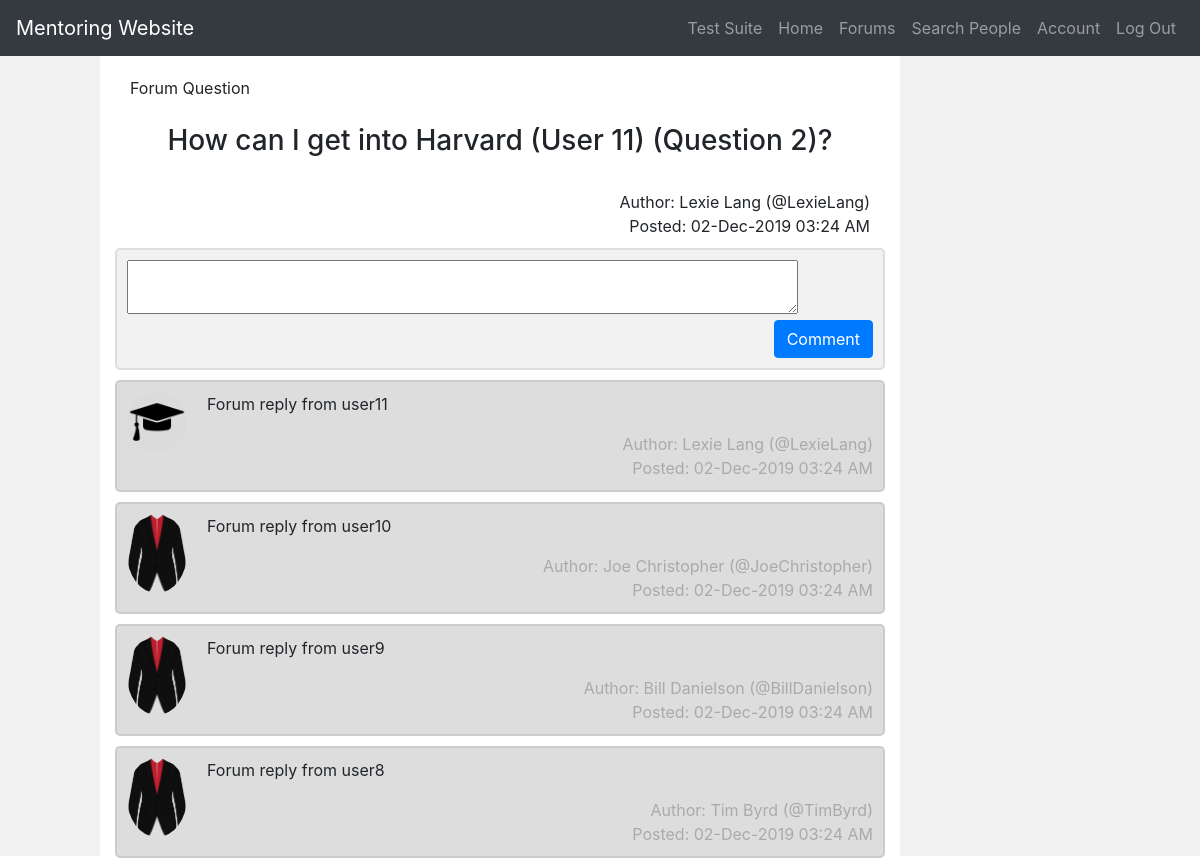
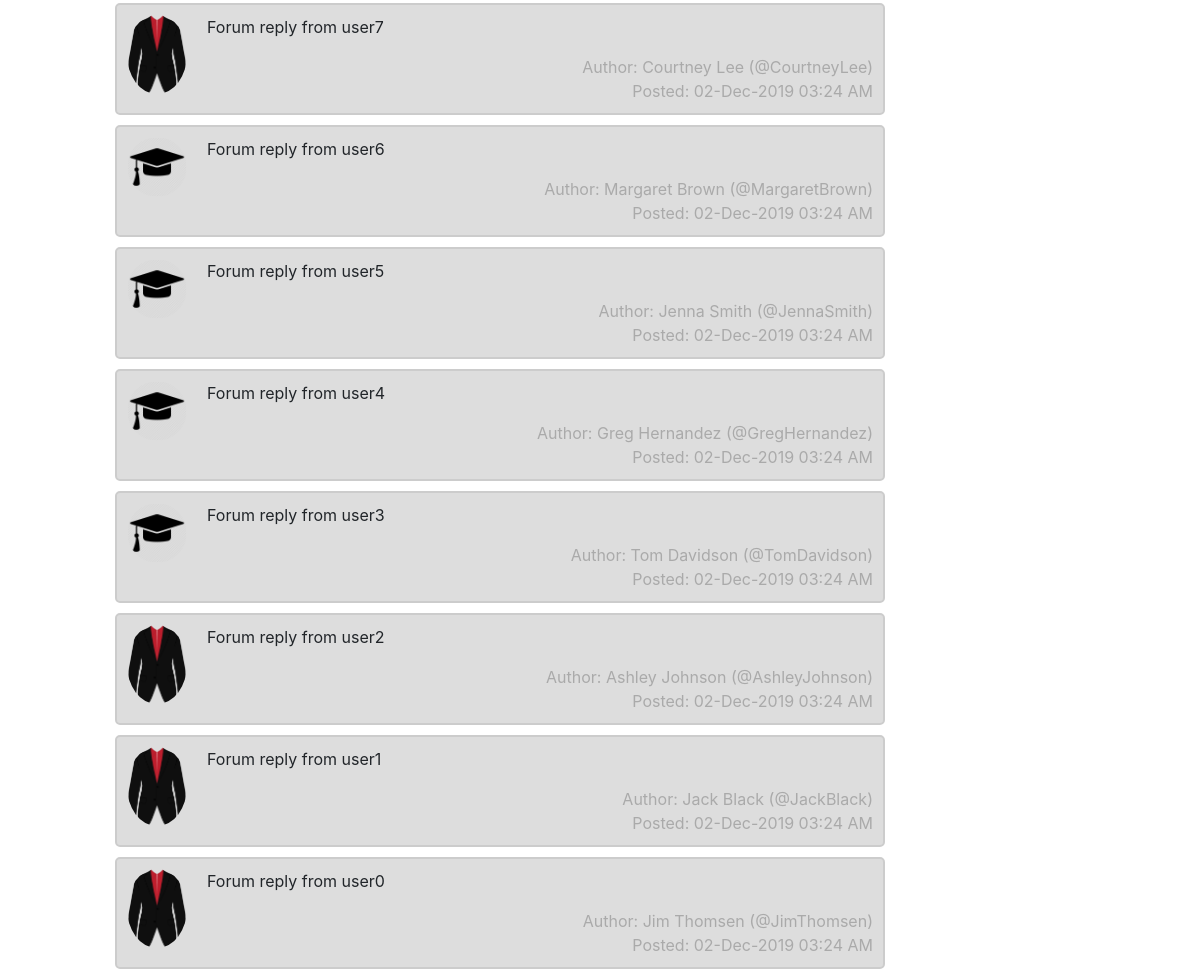
The page /thread/24 on the database its author committed (2 pictures, top to bottom).
### db_models.py (models this page shows, shortened)
class ForumQuestion(db.Model):
    __tablename__ = 'ForumQuestions'
    id = db.Column(db.Integer, primary_key=True, nullable=False)
    author_username = db.Column(db.String(64), db.ForeignKey('Users.username'), nullable=False)
    content = db.Column(db.Text(), nullable=False)
    post_time = db.Column(db.DateTime, index=True, default=datetime.utcnow, nullable=False)
    forum_posts = db.relationship("ForumPost", backref='question', lazy='dynamic')

class User(db.Model):
    __tablename__ = 'Users'
    __searchable__ = ['username', 'first_name', 'last_name', 'email', 'school', 'state']
    first_name = db.Column(db.String(64), index=True, nullable=False)
    last_name = db.Column(db.String(64), index=True, nullable=False)
    username = db.Column(db.String(64), index=True, primary_key=True, unique=True, nullable=False)
    email = db.Column(db.String(120), index=True, unique=True, nullable=False)
    password = db.Column(db.String(128), nullable=False)
    school = db.Column(db.String(128))
    grade = db.Column(db.String(64))
    state = db.Column(db.String(64))
    post_time = db.Column(db.DateTime, index=True, default=datetime.utcnow, nullable=False)
    forum_questions = db.relationship("ForumQuestion", backref='author', lazy='dynamic')
    forum_posts = db.relationship("ForumPost", backref='author', lazy='dynamic')
    user_posts = db.relationship("UserPost", backref='author', lazy='dynamic')
    authenticated = db.Column(db.Boolean, default=False)

class ForumPost(db.Model):
    __tablename__ = 'ForumPosts'
    id = db.Column(db.Integer, primary_key=True)
    author_username = db.Column(db.String(64), db.ForeignKey('Users.username'))
    forum_question_id = db.Column(db.Integer, db.ForeignKey('ForumQuestions.id'))
    content = db.Column(db.Text())
    post_time = db.Column(db.DateTime, index=True, default=datetime.utcnow)

### main.py (the view, shortened to what this page needs)
@app.route('/thread/<int:question_id>', methods=['GET', 'POST'])
def thread(question_id):
    form = CommentForm()
    return render_template('thread.html', form=form, question_id=question_id)

### forms.py
class CommentForm(FlaskForm):
    comment = StringField(widget=TextArea(), validators=[DataRequired()])
    submit = SubmitField('Add Comment')

### funcs.py (called while the page is built)
def is_mentee(u):
    return u.grade not in MENTOR_GRADES

def sorted_reverse_id_order(l):
    return sorted(l, key=lambda p: p.id, reverse=True)

def get_forum_question_posts(forum_q):
    return sorted_reverse_id_order(list(forum_q.forum_posts))

def get_user_by_username(uname):
    return User.query.get(uname)

def date_to_string(dt_obj):
    return dt_obj.strftime("%d-%b-%Y %I:%M %p")

def id_to_forum_question(question_id):
    return ForumQuestion.query.get(question_id)

### templates/thread.html (shortened to what this page needs)
{% extends "base.html" %}
{% block page_content %}
<div class="container-fluid">
  <div class="row">
    <div class="col-sm-1 sidebar">
      <div class= "mar-top">
          <br>
      </div>
    </div>
    <div class="col-sm-8">
      <div class= "mar-top">
        {% block content %}
          <div class="col-sm-12" align="left">Forum Question</div><br>
          <div class="col-sm-12" align="center"> <h3>{{ id_to_forum_question(question_id).content }}</h3><br></div>
          <div class="col-sm-12" align="right">Author: {% with u = get_user_by_username(id_to_forum_question(question_id).author_username) %}{{ u.first_name }} {{ u.last_name }} (@{{ u.username }}){% endwith %}</div>
          <div class="col-sm-12" align="right">Posted: {{ date_to_string(id_to_forum_question(question_id).post_time) }}</div>
        <form action="" method="post" novalidate>
          <div class="chat">
            {{ form.comment( id="ta", cols="90", rows="2") }}<br>
            <span class="time-right">
              {{ form.submit(value = "Comment", class="btn btn-primary") }}
            </span>
          </div>
        </form>
          {% for fp in get_forum_question_posts(id_to_forum_question(question_id)) %}
          {% with u = get_user_by_username(fp.author_username) %}
          <div class="chat dark">
              <img src="{{ url_for('static', filename='mentee.jpg' if is_mentee(u) else 'mentor.jpg') }}" alt="Avatar">
              <p>{{ fp.content}}</p>
              <span class="time-right">Author: {{ u.first_name}} {{ u.last_name }} (@{{ u.username }})</span><br>
              <span class="time-right">Posted: {{ date_to_string(fp.post_time) }}</span>
          </div>
          {% endwith %}
          {% endfor %}
        {% endblock %}
      </div>
    </div>
    <div class="col sidebar">
        <br>
    </div>
  </div>
</div>
{% endblock %}

### static/homepage.css (style rules this page uses)
.sidebar { position: relative; padding-top: 20px; background-color: #f1f1f1; height: 100vh; }
.mar-top { margin-top: 20px; }
.chat { border: 2px solid #dedede; background-color: #f1f1f1; border-radius: 5px; padding: 10px; margin: 10px 0; }
.dark { border-color: #ccc; background-color: #ddd; }
.chat::after { content: ""; clear: both; display: table; }
.chat img { float: left; max-width: 60px; width: 100%; margin-right: 20px; border-radius: 50%; }
.time-right { float: right; color: #aaa; }
#ta { max-width: 90%; max-height: 60%; }

### rows shown on the page
ForumQuestion: content "How can I get into Harvard (User 11) (Question 2)?", post_time "02-Dec-2019 03:24 AM"
User: first_name "Lexie", last_name "Lang", username "LexieLang"
ForumPost: content "Forum reply from user11", post_time "02-Dec-2019 03:24 AM"
ForumPost: content "Forum reply from user10", post_time "02-Dec-2019 03:24 AM"
User: first_name "Joe", last_name "Christopher", username "JoeChristopher"
ForumPost: content "Forum reply from user9", post_time "02-Dec-2019 03:24 AM"
User: first_name "Bill", last_name "Danielson", username "BillDanielson"
ForumPost: content "Forum reply from user8", post_time "02-Dec-2019 03:24 AM"
User: first_name "Tim", last_name "Byrd", username "TimByrd"
ForumPost: content "Forum reply from user7", post_time "02-Dec-2019 03:24 AM"
User: first_name "Courtney", last_name "Lee", username "CourtneyLee"
ForumPost: content "Forum reply from user6", post_time "02-Dec-2019 03:24 AM"
User: first_name "Margaret", last_name "Brown", username "MargaretBrown"
ForumPost: content "Forum reply from user5", post_time "02-Dec-2019 03:24 AM"
User: first_name "Jenna", last_name "Smith", username "JennaSmith"
ForumPost: content "Forum reply from user4", post_time "02-Dec-2019 03:24 AM"
User: first_name "Greg", last_name "Hernandez", username "GregHernandez"
ForumPost: content "Forum reply from user3", post_time "02-Dec-2019 03:24 AM"
User: first_name "Tom", last_name "Davidson", username "TomDavidson"
ForumPost: content "Forum reply from user2", post_time "02-Dec-2019 03:24 AM"
User: first_name "Ashley", last_name "Johnson", username "AshleyJohnson"
ForumPost: content "Forum reply from user1", post_time "02-Dec-2019 03:24 AM"
User: first_name "Jack", last_name "Black", username "JackBlack"
ForumPost: content "Forum reply from user0", post_time "02-Dec-2019 03:24 AM"
User: first_name "Jim", last_name "Thomsen", username "JimThomsen"
